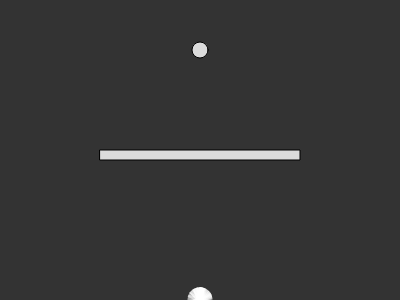
Frame 1 (no input)
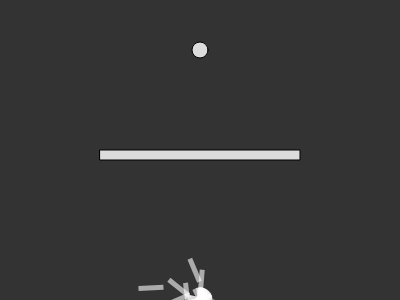
Frame 60 (no input)
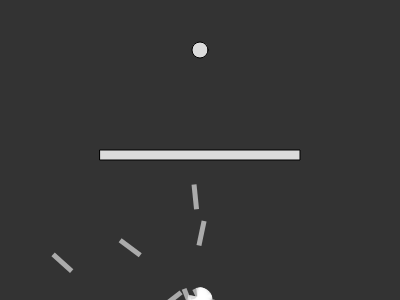
Frame 120 (the mouse pressed at the canvas centre since frame 60)

The p5.js sketch that drew these frames (run headless with seeded random() and noise() and a simulated clock; from frame 60 on, the mouse is pressed at the canvas centre):

// p5.js sketch
// ── sketch.js
let population;

let lifespan = 400;
let count = 0;
let gen = 1;
let maxForce = 0.1;

let obstacle = { x: 100, y: 150, w: 200, h:10 }
let target;

let generationP;
let stepP;
let maxfitnessP;

function setup() {
  createCanvas(400, 300);
  //rocket = new Rocket();
  population = new Population();
  target = createVector(width / 2, 50);

  generationP = createP();
  stepP = createP();
  maxfitnessP = createP();
}

function draw() {
  background(51);
  population.run();

  count++;
  if(count == lifespan){
    population.evaluate();
    population.selection();
    //population = new Population();
    count = 0;
    gen++;
  }

  fill(220);
  rect(obstacle.x, obstacle.y, obstacle.w, obstacle.h);

  ellipse(target.x, target.y, 16, 16);

  generationP.html("generation: " + gen);
  stepP.html("step: " + count);
}

// ── dna.js
function DNA(genes){
  if(genes){
    this.genes = genes;
  }else {
    this.genes = [];
    for(let i = 0; i < lifespan; i++){
      this.genes[i] = p5.Vector.random2D();
      this.genes[i].setMag(maxForce);
    }
  }

  this.crossover = function(partner){
    let newgenes = [];
    let midpoint = floor(random(this.genes.length));
    for(let i = 0; i < this.genes.length; i++){
      if(i > midpoint){
        newgenes[i] = this.genes[i];
      }else {
        newgenes[i] = partner.genes[i];
      }
    }
    return new DNA(newgenes);
  }

  this.mutation = function(){
    for(let i = 0; i < this.genes.length; i++){
      if(random(1) < 0.01){
        this.genes[i] = p5.Vector.random2D();
        this.genes[i].setMag(maxForce);
      }
    }
  }
}

// ── population.js
function Population(){
  this.rockets = [];
  this.popsize = 25;
  this.matingPool = [];

  for(let i = 0; i < this.popsize; i++){
    this.rockets[i] = new Rocket();
  }

  this.evaluate = function(){
    let maxfit = 0;
    for(let i = 0; i < this.popsize; i++){
      this.rockets[i].calcFitness();
      if(this.rockets[i].fitness > maxfit){
        maxfit = this.rockets[i].fitness;
      }
    }
    maxfitnessP.html("max fitness: " + round(maxfit, 0));
    //console.log(this.rockets);

    this.matingPool = [];
    for(let i = 0; i < this.popsize; i++){
      //TODO
      //change from here
      //normalize fitness between 0 and 1
      this.rockets[i].fitness /= maxfit;
      let n = this.rockets[i].fitness * 100;
      for(let j = 0; j < n; j++){
        this.matingPool.push(this.rockets[i]);
        //console.log(this.matingPool.length);
      }
      //to here
    }
  }

  this.selection = function(){
    let newRockets = [];
    for(i = 0; i < this.rockets.length; i++){
      let dadDNA = random(this.matingPool).dna;
      let momDNA = random(this.matingPool).dna;
      let childDNA = momDNA.crossover(dadDNA);
      childDNA.mutation();
      newRockets[i] = new Rocket(childDNA);
    }
    this.rockets = newRockets;
  }

  this.run = function(){
    for(let i = 0; i < this.popsize; i++){
      this.rockets[i].update();
      this.rockets[i].show();
    }
  }

}

// ── rocket.js
function Rocket(dna){
  this.pos = createVector(width / 2, height);
  this.vel = createVector();
  this.acc = createVector();
  this.completed = false;
  this.crashed = false;
  if(dna){
    this.dna = dna;
  }else {
    this.dna = new DNA();
  }
  this.fitness = 0;

  this.applyForce = function(force) {
    this.acc.add(force);
  }

/*
// FITNESS FUNCTION
  // distance = distance from target
  // finish = what order did i finish (first, second, etc. . .)
  // f(distance,finish) =   (1.0f / finish^1.5) * (1.0f / distance^6);
  // a lower finish is rewarded (exponentially) and/or shorter distance to target (exponetially)
  calcFitness() {
    if (this.recordDist < 1) this.recordDist = 1;

    // Reward finishing faster and getting close
    this.fitness = (1 / (this.finishTime * this.recordDist));

    // Make the function exponential
    this.fitness = pow(this.fitness, 4);

    if (this.hitObstacle) this.fitness *= 0.1; // lose 90% of fitness hitting an obstacle
    if (this.hitTarget) this.fitness *= 2; // twice the fitness for finishing!
  }

  // Run in relation to all the obstacles
  // If I'm stuck, don't bother updating or checking for intersection
  run(os) {
    if (!this.hitObstacle && !this.hitTarget) {
      this.applyForce(this.dna.genes[this.geneCounter]);
      this.geneCounter = (this.geneCounter + 1) % this.dna.genes.length;
      this.update();
      // If I hit an edge or an obstacle
      this.obstacles(os);
    }
    // Draw me!
    if (!this.hitObstacle) {
      this.display();
    }
  }
*/

  this.calcFitness = function(){
    let d = dist(this.pos.x, this.pos.y, target.x, target.y);
    this.fitness = map(d, 0, width, width, 0);

    if(!this.crashed){
      this.fitness = pow(this.fitness, 2);
      if(this.pos.y < obstacle.y + obstacle.h){
        this.fitness = pow(this.fitness, 2);
        if(this.completed){
          this.fitness = pow(this.fitness, 2);
        }
      }
    }else{
      this.fitness = 1
    }

  /*  if(this.completed){
      this.fitness *= 10;
    }
    if(this.crashed){
      this.fitness = 1;
    }*/
  }

  this.update = function(){

    let d = dist(this.pos.x, this.pos.y, target.x, target.y);
    if(d < 10){
      this.completed = true;
      this.pos = target.copy();
    }

    if(
      (this.pos.x > obstacle.x &&
        this.pos.x < obstacle.x + obstacle.w &&
        this.pos.y > obstacle.y &&
        this.pos.y < obstacle.y + obstacle.h) ||
      (this.pos.x > width ||
        this.pos.x < 0 ||
        this.pos.y > height ||
        this.pos.y < 0)
    ){
      this.crashed = true;
    }

    this.applyForce(this.dna.genes[count]);

    if(!this.completed && !this.crashed){
      this.vel.add(this.acc);
      this.pos.add(this.vel);
      this.acc.mult(0);
      //this.vel.limit(4);
    }
  }

  this.show = function() {
    push();
    noStroke();
    fill(255, 150);
    translate(this.pos.x, this.pos.y);
    rotate(this.vel.heading());
    rectMode(CENTER);
    rect(0, 0, 25, 5);
    pop();
  }
}
